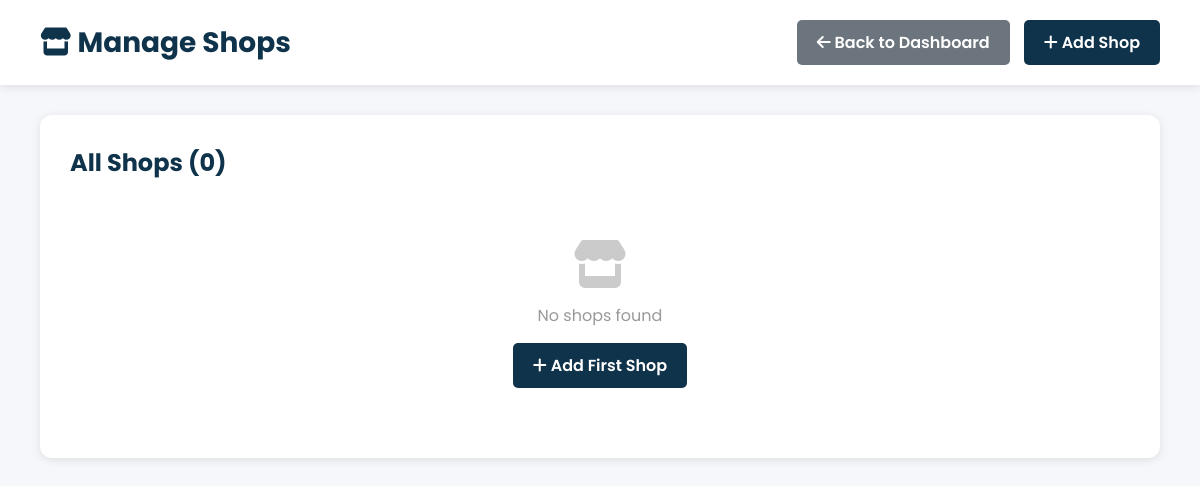
/admin-panel/shops/ (signed in), run on an earlier commit of the app's database.
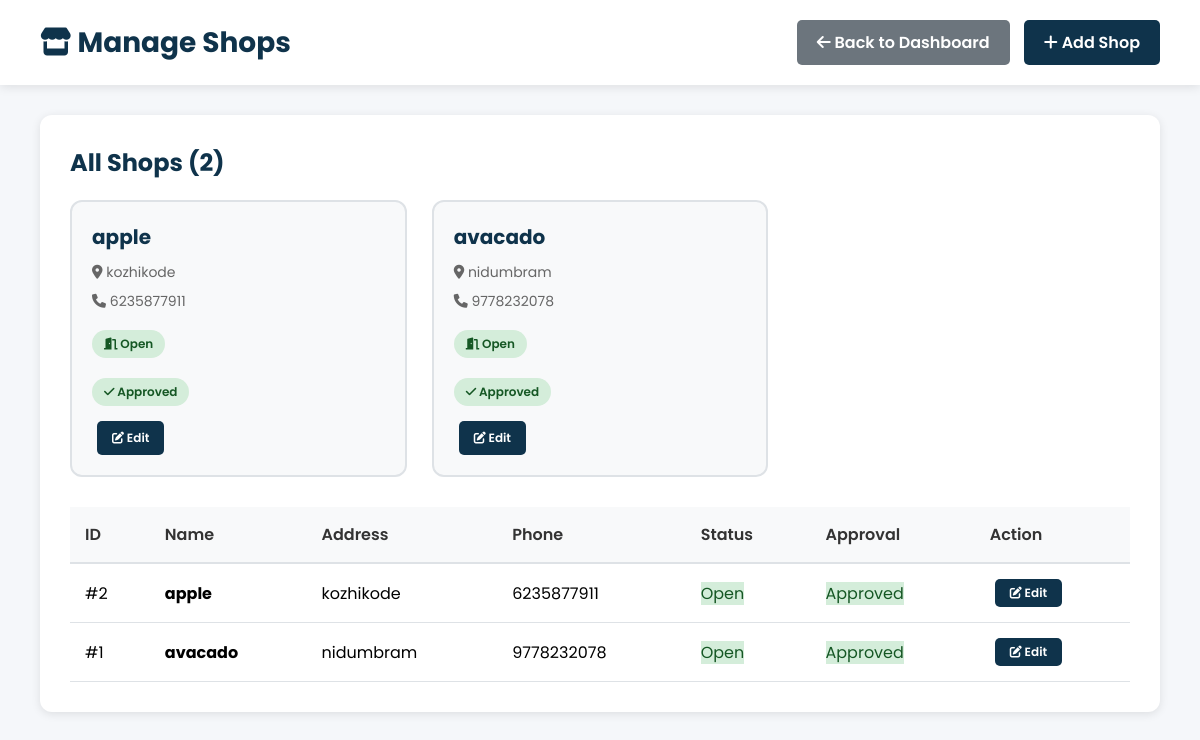
And on a later commit of the database.
### shop/models.py (models this page shows, shortened)
class LaundryShop(models.Model):
    name = models.CharField(max_length=100, unique=True)
    email = models.EmailField(unique=True)
    password = models.CharField(max_length=128)
    address = models.TextField()
    city = models.CharField(max_length=100, blank=True, null=True)
    latitude = models.CharField(max_length=100, blank=True, null=True)
    longitude = models.CharField(max_length=100, blank=True, null=True)
    is_open = models.BooleanField(default=True)
    is_approved = models.BooleanField(default=False)
    phone = models.CharField(max_length=15)
    image = models.ImageField(upload_to="shops/", blank=True, null=True)
    created_at = models.DateTimeField(auto_now_add=True)

### shop/views.py (the view)
# urls.py: path("admin-panel/shops/", views.admin_shops, name="admin_shops"),
@login_required
@user_passes_test(is_staff_user, login_url='login')
def admin_shops(request):
    shops = LaundryShop.objects.all().order_by('name')
    context = {
        'shops': shops,
    }
    return render(request, 'admin_shops.html', context)

### shop/views.py (called while the page is built)
def is_staff_user(user):
    return user.is_authenticated and (user.is_staff or user.is_superuser)

### shop/templates/admin_shops.html (shortened to what this page needs)
{% load static %}
<!DOCTYPE html>
<html lang="en">
<head>
    <link rel="stylesheet" href="https://cdnjs.cloudflare.com/ajax/libs/font-awesome/6.0.0-beta3/css/all.min.css">
</head>
<body>
    <div class="admin-header">
        <h1><i class="fas fa-store"></i> Manage Shops</h1>
        <div>
            <a href="{% url 'admin_dashboard' %}" class="btn btn-secondary">
                <i class="fas fa-arrow-left"></i> Back to Dashboard
            </a>
            <a href="/admin/shop/laundryshop/add/" class="btn btn-primary" style="margin-left: 10px;">
                <i class="fas fa-plus"></i> Add Shop
            </a>
        </div>
    </div>
    <div class="admin-container">
        <div class="dashboard-section">
            <h2 style="margin-bottom: 20px; color: var(--primary-color);">All Shops ({{ shops.count }})</h2>
            {% if shops %}
            <div class="shops-grid">
                {% for shop in shops %}
                <div class="shop-card">
                    <h3>{{ shop.name }}</h3>
                    <p><i class="fas fa-map-marker-alt"></i> {{ shop.address }}</p>
                    <p><i class="fas fa-phone"></i> {{ shop.phone }}</p>
                    <span class="status {% if shop.is_open %}status-open{% else %}status-closed{% endif %}">
                        {% if shop.is_open %}
                        <i class="fas fa-door-open"></i> Open
                        {% else %}
                        <i class="fas fa-door-closed"></i> Closed
                        {% endif %}
                    </span>
                    <div class="approval-status">
                        <span class="status {% if shop.is_approved %}status-approved{% else %}status-pending-approval{% endif %}">
                            {% if shop.is_approved %}
                            <i class="fas fa-check"></i> Approved
                            {% else %}
                            <i class="fas fa-clock"></i> Pending Approval
                            {% endif %}
                        </span>
                    </div>
                    <div style="margin-top: 15px;">
                        <a href="/admin/shop/laundryshop/{{ shop.id }}/change/" class="btn btn-primary" style="font-size: 12px; padding: 8px 15px; margin-left: 5px;">
                            <i class="fas fa-edit"></i> Edit
                        </a>
                    </div>
                </div>
                {% endfor %}
            </div>
            <table class="data-table" style="margin-top: 30px;">
                <thead>
                    <tr>
                        <th>ID</th>
                        <th>Name</th>
                        <th>Address</th>
                        <th>Phone</th>
                        <th>Status</th>
                        <th>Approval</th>
                        <th>Action</th>
                    </tr>
                </thead>
                <tbody>
                    {% for shop in shops %}
                    <tr>
                        <td>#{{ shop.id }}</td>
                        <td><strong>{{ shop.name }}</strong></td>
                        <td>{{ shop.address }}</td>
                        <td>{{ shop.phone }}</td>
                        <td>
                            <span class="status {% if shop.is_open %}status-open{% else %}status-closed{% endif %}">
                                {% if shop.is_open %}Open{% else %}Closed{% endif %}
                            </span>
                        </td>
                        <td>
                            <span class="status {% if shop.is_approved %}status-approved{% else %}status-pending-approval{% endif %}">
                                {% if shop.is_approved %}Approved{% else %}Pending{% endif %}
                            </span>
                        </td>
                        <td>
                            <a href="/admin/shop/laundryshop/{{ shop.id }}/change/" class="btn btn-primary" style="font-size: 12px; padding: 5px 15px; margin-left: 5px;">
                                <i class="fas fa-edit"></i> Edit
                            </a>
                        </td>
                    </tr>
                    {% endfor %}
                </tbody>
            </table>
            {% else %}
            <div style="text-align: center; padding: 40px; color: #999;">
                <i class="fas fa-store" style="font-size: 48px; margin-bottom: 15px; opacity: 0.5;"></i>
                <p>No shops found</p>
                <a href="/admin/shop/laundryshop/add/" class="btn btn-primary" style="margin-top: 15px;">
                    <i class="fas fa-plus"></i> Add First Shop
                </a>
            </div>
            {% endif %}
        </div>
    </div>
</body>
</html>

### shop/templates/admin_shops.html (style rules this page uses)
* { margin: 0; padding: 0; font-family: "Poppins", sans-serif; box-sizing: border-box; }
body { background: #f5f7fa; }
:root { --primary-color: #0f334bff; --accent-color: #2ecc71; }
.admin-header { background: white; padding: 20px 40px; box-shadow: 0 2px 10px rgba(0,0,0,0.1); display: flex; justify-content: space-between; align-items: center; }
.admin-header h1 { color: var(--primary-color); font-size: 28px; }
.btn { padding: 10px 20px; border-radius: 5px; text-decoration: none; font-weight: 600; transition: all 0.3s; border: none; cursor: pointer; display: inline-block; }
.btn-secondary { background: #6c757d; color: white; }
.btn-primary { background: var(--primary-color); color: white; }
.admin-container { max-width: 1400px; margin: 0 auto; padding: 30px 40px; }
.dashboard-section { background: white; padding: 30px; border-radius: 12px; box-shadow: 0 2px 10px rgba(0,0,0,0.1); }
.shops-grid { display: grid; grid-template-columns: repeat(auto-fill, minmax(300px, 1fr)); gap: 25px; margin-top: 20px; }
.shop-card { background: #f8f9fa; padding: 20px; border-radius: 12px; border: 2px solid #dee2e6; transition: all 0.3s; }
.shop-card h3 { color: var(--primary-color); margin-bottom: 10px; font-size: 20px; }
.shop-card p { color: #666; margin-bottom: 8px; font-size: 14px; }
.approval-status { margin-top: 10px; }
.shop-card .status { display: inline-block; padding: 5px 12px; border-radius: 20px; font-size: 12px; font-weight: 600; margin-top: 10px; }
.status-open { background: #d4edda; color: #155724; }
.status-approved { background: #d4edda; color: #155724; }
.data-table { width: 100%; border-collapse: collapse; margin-top: 20px; }
.data-table thead { background: #f8f9fa; }
.data-table th { padding: 15px; text-align: left; font-weight: 600; color: #333; border-bottom: 2px solid #dee2e6; }
.data-table td { padding: 15px; border-bottom: 1px solid #dee2e6; }

What changed in the data, as far as the page shows it:
added LaundryShop: name "apple", address "kozhikode", phone "6235877911", is_open True (drawn), is_approved True (drawn), id "2"
added LaundryShop: name "avacado", address "nidumbram", phone "9778232078", is_open True (drawn), is_approved True (drawn), id "1"
Also different on the page:
{{ shops.count }}: "0" → "2"
text no longer shown: "No shops found Add First Shop"
text now shown: "ID Name Address Phone Status Approval Action"
